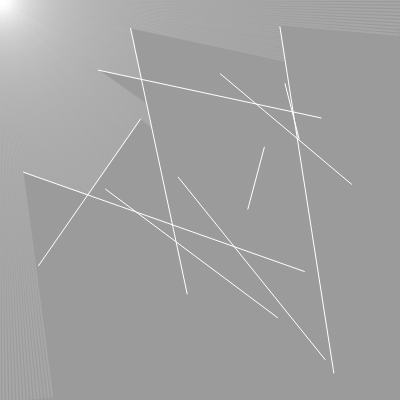
Frame 1 (no input)
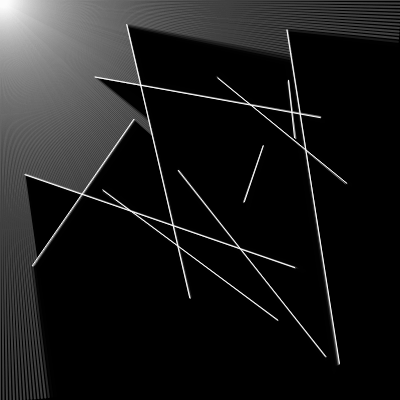
Frame 60 (no input)
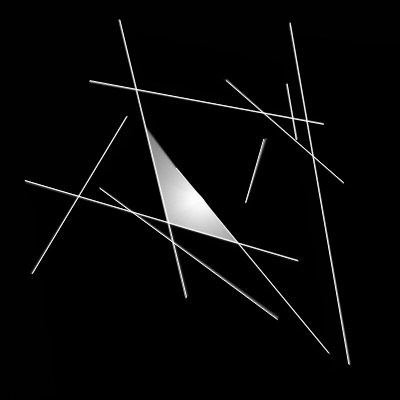
Frame 120 (the mouse pressed at the canvas centre since frame 60)

The p5.js sketch that drew these frames (run headless with seeded random() and noise() and a simulated clock; from frame 60 on, the mouse is pressed at the canvas centre):

// p5.js sketch
// ── sketch.js
let rays = [];
let walls = [];

let pdist;

function setup() {
  createCanvas(400, 400);
  
  
  for(let i = 0; i < 720; i++){
    rays[i] = new Ray(200, 200, radians(1), 400, radians(map(i,0,720, 0, 360)))
  }
  
  for(let i = 0; i < 10; i++){
    walls[i] = new Wall(random(0,400), random(0,400), random(0,400), random(0,400));
  }
}

function draw() {
  
  background(0, 0, 0, 100)
  
  for(let wall of walls){
    wall.jitter(1);
    wall.instantiate();
  }
  
  for(let ray of rays){
    ray.move(mouseX, mouseY)
    ray.look(walls);
    ray.instantiate();
  }

  
}
  
// ── ray.js
class Ray {
  constructor(x, y, angle, size, startAngle) {
    this.pos = { x: x, y: y };
    this.dir = { x: 0, y: -1 };
    this.angle = angle;
    this.size = size;
    this.startAngle = startAngle;
    this.rot(startAngle);
  }
  instantiate() {
    stroke(255, 255, 255, 30);
    strokeWeight(2);
    line(
      this.pos.x,
      this.pos.y,
      this.pos.x + this.dir.x * this.size,
      this.pos.y + this.dir.y * this.size
    );
  }
  rot(ang) {
    let a;
    ang != undefined ? (a = ang) : (a = this.angle);

    let x = this.dir.x * cos(a) + this.dir.y * sin(a);
    let y = this.dir.x * -sin(a) + this.dir.y * cos(a);

    this.dir.x = x;
    this.dir.y = y;
  }

  calcDist(pt1, pt2) {
    if (pt2 == undefined) {
      return undefined;
    }
    return sqrt((pt1.x - pt2.x) ** 2 + (pt1.y - pt2.y) ** 2);
  }

  cast(wall) {
    const x1 = wall.pt1.x;
    const y1 = wall.pt1.y;
    const x2 = wall.pt2.x;
    const y2 = wall.pt2.y;

    const x3 = this.pos.x;
    const y3 = this.pos.y;
    const x4 = this.pos.x + this.dir.x;
    const y4 = this.pos.y + this.dir.y;

    const d = (x1 - x2) * (y3 - y4) - (y1 - y2) * (x3 - x4);

    if (d === 0) return;

    const t = ((x1 - x3) * (y3 - y4) - (y1 - y3) * (x3 - x4)) / d;
    const u = -((x1 - x2) * (y1 - y3) - (y1 - y2) * (x1 - x3)) / d;

    if (t > 0 && t < 1 && u > 0) {
      const pt = { x: 0, y: 0 };
      pt.x = x1 + t * (x2 - x1);
      pt.y = y1 + t * (y2 - y1);
      return this.calcDist(this.pos, pt);
    } else {
      return;
    }
  }
  look(walls) {
    let d;
    for (let wall of walls) {
      if (this.cast(wall) != undefined) {
        d ? (d = min(d, this.cast(wall))) : (d = this.cast(wall));
      }
    }
    d == undefined ? (d = 400) : (d = d);
    this.size = d;
  }
  move(x, y) {
    this.pos.x = x;
    this.pos.y = y;
  }
}

// ── wall.js
class Wall{
  constructor(x1, y1, x2, y2){
    this.pt1 = {x: x1, y: y1};
    this.pt2 = {x: x2, y: y2};
  }
  instantiate(){
    stroke(255);
    strokeWeight(1)
    line(this.pt1.x, this.pt1.y, this.pt2.x, this.pt2.y);
  }
  jitter(mag){
    this.pt1.x = constrain(this.pt1.x + random(-mag, mag), 0, 400)
    this.pt1.y = constrain(this.pt1.y + random(-mag, mag), 0, 400)
    this.pt2.x = constrain(this.pt2.x + random(-mag, mag), 0, 400)
    this.pt2.y = constrain(this.pt2.y + random(-mag, mag), 0, 400)
  }
}
